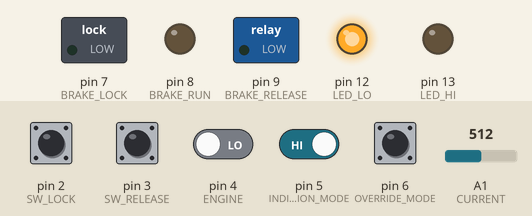
A sketch run on a simulated Arduino Uno, built with avr-gcc and run on an emulated ATmega328P. Shown: switched loads named in the sketch (green lamp = pin HIGH), output pins drawn as LEDs (lit = HIGH). Dashed ring = blinking. The test bench sets the inputs (shaded band); at power-on: pin 2 (SW_LOCK), pin 3 (SW_RELEASE), pin 5 (INDICATION_MODE), pin 6 (OVERRIDE_MODE) HIGH, pin 4 (ENGINE) LOW, A1 (CURRENT) = 512. EEPROM starts erased.

Above: at 1.2 s.
1.3 s: pin 2 (SW_LOCK) pulled LOW for 0.15 s
At 1.47 s:
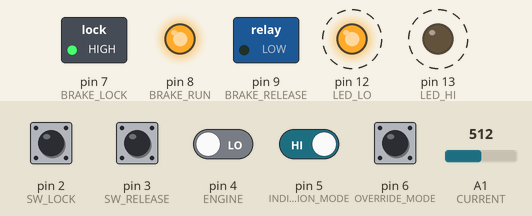
4.3 s: pin 3 (SW_RELEASE) pulled LOW for 0.15 s
At 4.47 s:
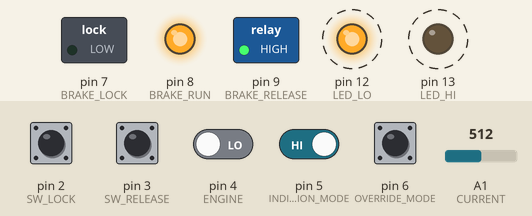
7.3 s: pin 2 (SW_LOCK) pulled LOW for 1 s
At 9.8 s:
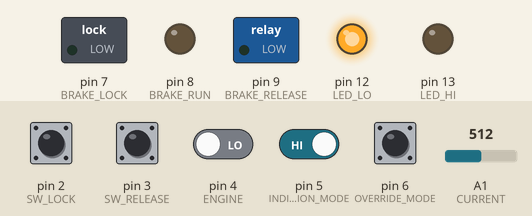
10.3 s: pin 2 (SW_LOCK) driven LOW and pin 5 (INDICATION_MODE) driven LOW
At 11.2 s:
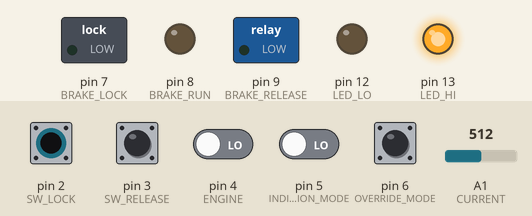
Timing chart, 0 to 17.2 s (numbered marks = the images above; inputs shaded):
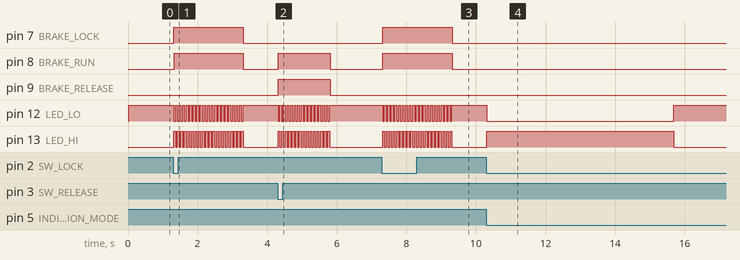

The sketch:

propbrake.ino
```cpp
// (licence header left out)
#include <avr/eeprom.h>
// #include "LowPower.h"               // Uncomment this statement if you want to use the LowPower library. This reduces the power consumption from 16mA to 3mA. You have to install the LowPower library first!

// Settings: (All time values are in milliseconds)
#define DEBOUNCE            15         // Time to wait for the release and lock button to settle, to avoid rapid switching.
#define MAX_DURATION        4000       // Maximum configurable brake motor run duration.
#define MIN_DURATION        250        // Minimum configurable brake motor run duration.
#define DEFAULT_DURATION    1500       // Default brake motor run duration.
#define EXTRA_LOCK_DURATION 500        // Extra time when locking the brake. This is necessary because setting the brake takes longer, and to facilitate automatic brake adjustment.
#define TRANSITIONDELAY     10         // Delay between reversing the polarities of the brake motor. Too fast may cause a momentary short cut and an amp spike.
#define CURRENTDELAY        200        // Delay before paying attention to the motor current. This to ignore the start up surge of the brake motor.
#define SWITCH_SHOW         350        // Keypress less than this amount of milliseconds will show status rather than invoking a change of brake position.
#define LED_LONG            5000       // milliseconds to show status when brake is locked in enhanced indicator mode
#define LED_SHORT           300        // milliseconds to show status when brake is released in enhanced indicator mode
#define LED_FLASH           50         // milliseconds between changes of LED state while the brake motor is running
#define LED_SETUP           150        // milliseconds between changes of LED state while entering setup mode

// Digital Outputs:
#define LED_HI              13         // This output is HIGH when the indication light should be lit. This is the reverse of the Indication_LO output.
#define LED_LO              12         // This output is LOW when the indication light should be lit. This is the reverse of the Indication_HI output.
#define BRAKE_RUN           8          // This output is HIGH when the brake motor needs to run in either direction.
#define BRAKE_LOCK          7          // This output is HIGH when the brake motor needs to be activated in the lock direction.
#define BRAKE_RELEASE       9          // This output is HIGH when the brake motor needs to be activated in the release direction.

// Digital Inputs:
#define SW_LOCK             2          // This input is pulled to LOW when the brake needs to be locked. Typically, the lock switch is the upper half of a toggle switch with a neutral central position.
#define SW_RELEASE          3          // This input is pulled to LOW when the brake needs to be released. Typically, the release switch is the lower half of a toggle switch with a neutral central position.
#define ENGINE              4          // This input is pulled to HIGH when the engine power is switched on. Connect to ground if you don't want to use automatic brake release.
#define INDICATION_MODE     5          // This input is pulled to LOW to select enhanced indication mode.
#define OVERRIDE_MODE       6          // This input is pulled to LOW to select override mode.

// Analog Inputs:
#define CURRENT             1          // This input senses the brake motor current. The motor current is used to detect when the brake is locking up or hitting a physical boundary.

// Constants
#define LOCK                1
#define RELEASE             2


struct settings_t {
  byte state;                          // Recorded brake state.
  unsigned int run_duration;           // Maximum brake motor run duration.
  unsigned int max_current;            // Maximum brake motor current.
} settings;


byte switchstate=0;
byte brakemotorrunning=0;
boolean setup_mode=false;
boolean engine_released=false;
unsigned long debounce=0;
unsigned long switchchanged=0;
unsigned long led_timer=0;
unsigned long motorstop=0;
unsigned long motorstarted=0;


void setup() {
    // Initialize digital inputs
    pinMode(SW_LOCK,INPUT_PULLUP);
    pinMode(SW_RELEASE,INPUT_PULLUP);
    pinMode(INDICATION_MODE,INPUT_PULLUP);
    pinMode(OVERRIDE_MODE,INPUT_PULLUP);
    pinMode(ENGINE,INPUT);

    // Initialize digital outputs
    pinMode(LED_HI,OUTPUT);
    pinMode(LED_LO,OUTPUT);
    pinMode(BRAKE_RUN,OUTPUT);
    digitalWrite(BRAKE_RUN,LOW);
    pinMode(BRAKE_LOCK,OUTPUT);
    digitalWrite(BRAKE_LOCK,LOW);
    pinMode(BRAKE_RELEASE,OUTPUT);
    digitalWrite(BRAKE_RELEASE,LOW);

    eeprom_read_block((void*)&settings, (void*)0, sizeof(settings));                   // These are the configuration settings.
    if(settings.run_duration>MAX_DURATION) settings.run_duration=DEFAULT_DURATION;     // Is greater than max_duration, the configuration has not been set.
    if(settings.state!=LOCK && settings.state!=RELEASE) settings.state=RELEASE;        // If unknown, set the status to RELEASE

    delay(DEBOUNCE);
    if(digitalRead(SW_RELEASE)==LOW) {                                                 // If the brake release button is pressed while powering up, setup_mode needs to be entered.
        while(digitalRead(SW_RELEASE)==LOW) {                                          // Wait until the brake release button has been released. Flash the LED to indicate that we've entered setup mode.
            delay(LED_SETUP);
            led(!digitalRead(LED_HI));                                                 // Toggle the LED state
        }
        setup_mode=true;                                                               // Button has been released, now select setup_mode.
    }

    led(LOW);                                                                          // Default LED state is off (brake released)
    if(settings.state==LOCK) {
        led(HIGH);                                                                     // but switch the LED on if the last recorded brake state was set to locked.
        if(digitalRead(INDICATION_MODE)==LOW) led_timer=millis()+LED_LONG;             // Set timer to switch off LED if INDICATION_MODE is set to enhanced.
    }
}


void loop() {
    // update the switchstate according to the debounced digital inputs.
    probeswitch(SW_LOCK);
    probeswitch(SW_RELEASE);

    // If the engine is switched on, the brake is locked, and the brakemotor is not yet busy unlocking, release the brake NOW!
    if(digitalRead(ENGINE)==HIGH) {
        if(settings.state==LOCK && brakemotorrunning!=RELEASE && engine_released==false) {
            changebrake(RELEASE);
            switchstate=0;                                                             // override switch state.
            engine_released=true;                                                      // Set a flag that we have already released the brake once...
        }                                                                              // ...because in override mode, the brake can be locked again without being automatically released again.
        setup_mode=false;                                                              // Switching on the engine is one way to switch setup_mode off.
    } else {
        engine_released=false;
    }

    // this takes care of changing the time based LED status
    if(brakemotorrunning) {
        if(led_timer<millis()) {
            led(!digitalRead(LED_HI));
            led_timer=millis()+LED_FLASH;
        }
    } else {
        if(digitalRead(INDICATION_MODE)==LOW && switchstate!=0 && switchchanged+SWITCH_SHOW>millis()) {
            led(HIGH);                                                                 // Enhanced indication mode, so we are going to switch on the LED...
            if(settings.state==LOCK) {
                led_timer=millis()+LED_LONG;                                           // ...and have it light up long if the brake is locked...
            } else {
                led_timer=millis()+LED_SHORT;                                          // ...but only short when the brake is released
            }
        }

        if(led_timer<millis()) {                                                       // If LED timer has been expired, turn the LED off.
            led(LOW);
        }
    }

    if(brakemotorrunning) {                                                            // The brake motor is running. We need to check if we have to stop the brake motor.
        if(setup_mode==false) {                                                        // If we are not in setup mode we will stop the brake motor based on time and current.
            if(!(digitalRead(OVERRIDE_MODE)==LOW && switchstate!=0)) {                 // But only if we are not in override mode while the button is still being pressed
                if(motorstop<millis()) {
                    stopbrake();                                                       // Stop the brake motor because the maximum run time has been expired.
                }
                if(motorstarted+CURRENTDELAY<millis() && analogRead(CURRENT)>settings.max_current) {
                    stopbrake();                                                       // Stop the brake motor because the maximum current has been exceeded.
                }
            }
        } else {
            if(switchstate==0) {
                // We are in setup mode, the brake motor is running, the switches have been released. Now record the new values.
                if(brakemotorrunning==RELEASE) {                                       // In the release direction, we determine the run time of the motor.
                    settings.run_duration=millis()-motorstarted;
                    if(settings.run_duration>MAX_DURATION) settings.run_duration=MAX_DURATION;
                    if(settings.run_duration<MIN_DURATION) settings.run_duration=MIN_DURATION;
                }
                if(brakemotorrunning==LOCK) {                                          // In the lock direction, we determine the maximum current when the brake locks up.
                    settings.max_current=analogRead(CURRENT);
                }
                stopbrake();                                                           // Stopping the brake will also write the new settings to the EEPROM.
            }
        }
    } else {
        if(switchstate==SW_RELEASE && (settings.state==LOCK || digitalRead(OVERRIDE_MODE)==LOW) && !(digitalRead(INDICATION_MODE)==LOW && switchchanged+SWITCH_SHOW>millis())) {
            changebrake(RELEASE);                                                      // Releasing the brake has been requested, so let's do it!
        }
        if(switchstate==SW_LOCK && (settings.state==RELEASE || digitalRead(OVERRIDE_MODE)==LOW) && !(digitalRead(INDICATION_MODE)==LOW && switchchanged+SWITCH_SHOW>millis()) && digitalRead(ENGINE)==LOW) {
            changebrake(LOCK);                                                           // Locking the brake has been requested, so let's do it!
        }
    }
#ifdef LowPower_h
    // See if we can go to sleep
    if(brakemotorrunning==0 && led_timer<millis() && debounce==0) {
        led(LOW);
        attachInterrupt(0, wakeUp, LOW);
        attachInterrupt(1, wakeUp, LOW);
        LowPower.powerDown(SLEEP_2S, ADC_OFF, BOD_OFF);
        detachInterrupt(1);
        detachInterrupt(0);
    }
#endif
}


#ifdef LowPower_h
void wakeUp() {
}
#endif


void changebrake(byte bdirection) {
    if(brakemotorrunning) {
        stopbrake();                                                                   // If the brake is still running for some reason, switch it off
        delay(TRANSITIONDELAY);                                                        // Give it a bit time to spin down
    }
    if(bdirection==LOCK) {
        digitalWrite(BRAKE_LOCK,HIGH);                                                 // Turn on the brake motor in LOCK direction
        motorstop=millis()+settings.run_duration+EXTRA_LOCK_DURATION;
    }
    if(bdirection==RELEASE) {
        digitalWrite(BRAKE_RELEASE,HIGH);                                              // Turn on the brake motor in RELEASE direction
        motorstop=millis()+settings.run_duration;
    }
    led(HIGH);
    led_timer=millis()+LED_FLASH;                                                      // Flash the LED to indicate that the brake motor is running
    delay(TRANSITIONDELAY);
    digitalWrite(BRAKE_RUN,HIGH);                                                      // Switch on the brake master power (not used by us, but maybe someone else will?)
    motorstarted=millis();
    brakemotorrunning=bdirection;
}


void stopbrake(void) {
    digitalWrite(BRAKE_RUN,LOW);
    digitalWrite(BRAKE_RELEASE,LOW);
    digitalWrite(BRAKE_LOCK,LOW);
    if(brakemotorrunning) {                                                            // Was the brake motor actually running?
        settings.state=brakemotorrunning;
        eeprom_write_block((void*)&settings, (void*)0, sizeof(settings));              // Record the new state in the EEPROM
        led_timer=0;                                                                   // Reset LED timer
        if(brakemotorrunning==LOCK) {
            led(HIGH);                                                                 // Turn on the LED if we just locked the brake
            if(digitalRead(INDICATION_MODE)==LOW) led_timer=millis()+LED_LONG;         // Set a long timer if we are in enhanced indication mode
        } else {
            if(digitalRead(INDICATION_MODE)==LOW) {
                led(HIGH);                                                             // Only in enhanced indication mode we will light the LED...
                led_timer=millis()+LED_SHORT;                                          // ...but only shortly.
            } else {
                led(LOW);                                                              // Otherwise we'll turn it off
            }
        }
        brakemotorrunning=0;
    }
}


void led(boolean state) {
    digitalWrite(LED_HI,state);                                                        // This is the default LED output
    digitalWrite(LED_LO,!state);                                                       // But this output is for folks who want to have a negative output for some reason. Plenty of ports anyway.
}


void probeswitch(int port) {
    if(switchstate==port) {
        if(probeport(port,HIGH)) {
            switchstate=0;
        }
    } else {
        if(probeport(port,LOW)) {
            switchstate=port;
            switchchanged=millis();
        }
    }
}


// The purpose of this routine is to deal with bouncing switches. Many switches deliver a series of pulses before they settle. So we will have to wait for the switch to become stable.
boolean probeport(int port,boolean state) {
    if(digitalRead(port)==state) {                                                     // Change of state detected!
        if(debounce==0) {                                                              // First time?
            debounce=millis()+DEBOUNCE;                                                // Set timer somewhat in the future
        } else {                                                                       // This is not the first time we detect the change of state
            if(debounce<millis()) {                                                    // Has the switch stopped bouncing?
                debounce=0;                                                            // Reset the timer...
                return HIGH;                                                           // ...and report the change of state.
            }
        }
    }
    return LOW;
}
```

Measured:
- after the input at 1.3 s, pin 7 (BRAKE_LOCK), pin 8 (BRAKE_RUN): LOW → HIGH at once, → LOW 2.0 s later; pin 12 (LED_LO): alternates HIGH for 0.05 s and LOW for 0.05 s, 40 changes in all, then stays HIGH, starting at once; pin 13 (LED_HI): alternates HIGH for 0.05 s and LOW for 0.05 s, 40 changes in all, then stays LOW, starting at once
- after the input at 4.3 s, pin 8 (BRAKE_RUN), pin 9 (BRAKE_RELEASE): LOW → HIGH at once, → LOW 1.5 s later; pin 12 (LED_LO): alternates HIGH for 0.05 s and LOW for 0.05 s, 30 changes in all, then stays HIGH, starting at once; pin 13 (LED_HI): alternates HIGH for 0.05 s and LOW for 0.05 s, 30 changes in all, then stays LOW, starting at once
- after the input at 7.3 s, pin 7 (BRAKE_LOCK), pin 8 (BRAKE_RUN): LOW → HIGH at once, → LOW 2.0 s later; pin 12 (LED_LO): alternates HIGH for 0.05 s and LOW for 0.05 s, 40 changes in all, then stays HIGH, starting at once; pin 13 (LED_HI): alternates HIGH for 0.05 s and LOW for 0.05 s, 40 changes in all, then stays LOW, starting at once
- after the input at 10.3 s, pin 12 (LED_LO): HIGH → LOW at once, → HIGH 5.4 s later; pin 13 (LED_HI): LOW → HIGH at once, → LOW 5.4 s later
